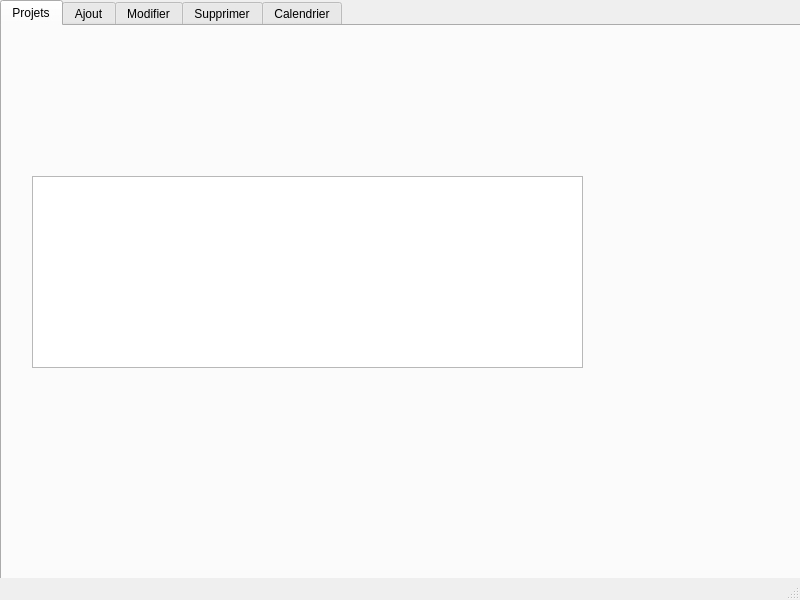
<?xml version="1.0" encoding="UTF-8"?>
<ui version="4.0">
 <class>MainWindow</class>
 <widget class="QMainWindow" name="MainWindow">
  <property name="geometry">
   <rect>
    <x>0</x>
    <y>0</y>
    <width>800</width>
    <height>600</height>
   </rect>
  </property>
  <property name="windowTitle">
   <string>Gestion des  projets</string>
  </property>
  <widget class="QWidget" name="centralwidget">
   <widget class="QTabWidget" name="tabWidget">
    <property name="geometry">
     <rect>
      <x>0</x>
      <y>0</y>
      <width>801</width>
      <height>581</height>
     </rect>
    </property>
    <property name="currentIndex">
     <number>0</number>
    </property>
    <widget class="QWidget" name="tab">
     <attribute name="title">
      <string>Projets</string>
     </attribute>
     <widget class="QTableView" name="afficher_projet">
      <property name="geometry">
       <rect>
        <x>30</x>
        <y>150</y>
        <width>551</width>
        <height>192</height>
       </rect>
      </property>
     </widget>
    </widget>
    <widget class="QWidget" name="tab_2">
     <attribute name="title">
      <string>Ajout</string>
     </attribute>
     <widget class="QGroupBox" name="groupBox">
      <property name="geometry">
       <rect>
        <x>50</x>
        <y>90</y>
        <width>561</width>
        <height>281</height>
       </rect>
      </property>
      <property name="title">
       <string>Ajouter un projet</string>
      </property>
      <widget class="QLabel" name="label">
       <property name="geometry">
        <rect>
         <x>50</x>
         <y>60</y>
         <width>47</width>
         <height>14</height>
        </rect>
       </property>
       <property name="text">
        <string>Nom</string>
       </property>
      </widget>
      <widget class="QLabel" name="label_2">
       <property name="geometry">
        <rect>
         <x>50</x>
         <y>100</y>
         <width>47</width>
         <height>14</height>
        </rect>
       </property>
       <property name="text">
        <string>Thème</string>
       </property>
      </widget>
      <widget class="QLabel" name="label_3">
       <property name="geometry">
        <rect>
         <x>50</x>
         <y>140</y>
         <width>47</width>
         <height>14</height>
        </rect>
       </property>
       <property name="text">
        <string>Période</string>
       </property>
      </widget>
      <widget class="QLineEdit" name="lineEdit_nom">
       <property name="geometry">
        <rect>
         <x>130</x>
         <y>60</y>
         <width>113</width>
         <height>20</height>
        </rect>
       </property>
       <property name="readOnly">
        <bool>false</bool>
       </property>
      </widget>
      <widget class="QLineEdit" name="lineEdit_theme">
       <property name="geometry">
        <rect>
         <x>130</x>
         <y>100</y>
         <width>113</width>
         <height>20</height>
        </rect>
       </property>
      </widget>
      <widget class="QLineEdit" name="lineEdit_periode">
       <property name="geometry">
        <rect>
         <x>130</x>
         <y>140</y>
         <width>113</width>
         <height>20</height>
        </rect>
       </property>
      </widget>
      <widget class="QPushButton" name="validerajout">
       <property name="geometry">
        <rect>
         <x>370</x>
         <y>70</y>
         <width>75</width>
         <height>23</height>
        </rect>
       </property>
       <property name="text">
        <string>valider</string>
       </property>
      </widget>
     </widget>
    </widget>
    <widget class="QWidget" name="tab_4">
     <attribute name="title">
      <string>Modifier</string>
     </attribute>
     <widget class="QGroupBox" name="groupBox_2">
      <property name="geometry">
       <rect>
        <x>80</x>
        <y>110</y>
        <width>561</width>
        <height>281</height>
       </rect>
      </property>
      <property name="title">
       <string>Modifier un projet</string>
      </property>
      <widget class="QLabel" name="label_4">
       <property name="geometry">
        <rect>
         <x>50</x>
         <y>60</y>
         <width>47</width>
         <height>14</height>
        </rect>
       </property>
       <property name="text">
        <string>Nom</string>
       </property>
      </widget>
      <widget class="QLabel" name="label_5">
       <property name="geometry">
        <rect>
         <x>50</x>
         <y>100</y>
         <width>47</width>
         <height>14</height>
        </rect>
       </property>
       <property name="text">
        <string>Thème</string>
       </property>
      </widget>
      <widget class="QLabel" name="label_6">
       <property name="geometry">
        <rect>
         <x>50</x>
         <y>140</y>
         <width>47</width>
         <height>14</height>
        </rect>
       </property>
       <property name="text">
        <string>Période</string>
       </property>
      </widget>
      <widget class="QLineEdit" name="lineEdit_nom_2">
       <property name="geometry">
        <rect>
         <x>130</x>
         <y>60</y>
         <width>113</width>
         <height>20</height>
        </rect>
       </property>
       <property name="readOnly">
        <bool>false</bool>
       </property>
      </widget>
      <widget class="QLineEdit" name="lineEdit_theme_2">
       <property name="geometry">
        <rect>
         <x>130</x>
         <y>100</y>
         <width>113</width>
         <height>20</height>
        </rect>
       </property>
      </widget>
      <widget class="QLineEdit" name="lineEdit_periode_2">
       <property name="geometry">
        <rect>
         <x>130</x>
         <y>140</y>
         <width>113</width>
         <height>20</height>
        </rect>
       </property>
      </widget>
      <widget class="QPushButton" name="validermodif">
       <property name="geometry">
        <rect>
         <x>240</x>
         <y>190</y>
         <width>75</width>
         <height>23</height>
        </rect>
       </property>
       <property name="text">
        <string>modifier</string>
       </property>
      </widget>
      <widget class="QLabel" name="label_7">
       <property name="geometry">
        <rect>
         <x>310</x>
         <y>60</y>
         <width>47</width>
         <height>14</height>
        </rect>
       </property>
       <property name="text">
        <string>ID</string>
       </property>
      </widget>
      <widget class="QLineEdit" name="lineEdit_id">
       <property name="geometry">
        <rect>
         <x>350</x>
         <y>60</y>
         <width>113</width>
         <height>20</height>
        </rect>
       </property>
      </widget>
     </widget>
    </widget>
    <widget class="QWidget" name="tab_5">
     <attribute name="title">
      <string>Supprimer</string>
     </attribute>
     <widget class="QLineEdit" name="lineEdit_id2">
      <property name="geometry">
       <rect>
        <x>280</x>
        <y>110</y>
        <width>113</width>
        <height>20</height>
       </rect>
      </property>
     </widget>
     <widget class="QLabel" name="label_8">
      <property name="geometry">
       <rect>
        <x>90</x>
        <y>110</y>
        <width>71</width>
        <height>16</height>
       </rect>
      </property>
      <property name="text">
       <string>Identifiant</string>
      </property>
     </widget>
     <widget class="QPushButton" name="validersuppression">
      <property name="geometry">
       <rect>
        <x>250</x>
        <y>200</y>
        <width>75</width>
        <height>23</height>
       </rect>
      </property>
      <property name="text">
       <string>Supprimer</string>
      </property>
     </widget>
    </widget>
    <widget class="QWidget" name="tab_3">
     <attribute name="title">
      <string>Calendrier</string>
     </attribute>
     <widget class="QGraphicsView" name="graphicsView">
      <property name="geometry">
       <rect>
        <x>270</x>
        <y>170</y>
        <width>256</width>
        <height>192</height>
       </rect>
      </property>
      <property name="viewportUpdateMode">
       <enum>QGraphicsView::FullViewportUpdate</enum>
      </property>
     </widget>
    </widget>
   </widget>
  </widget>
  <widget class="QMenuBar" name="menubar">
   <property name="geometry">
    <rect>
     <x>0</x>
     <y>0</y>
     <width>800</width>
     <height>22</height>
    </rect>
   </property>
  </widget>
  <widget class="QStatusBar" name="statusbar"/>
 </widget>
 <resources/>
 <connections/>
</ui>
